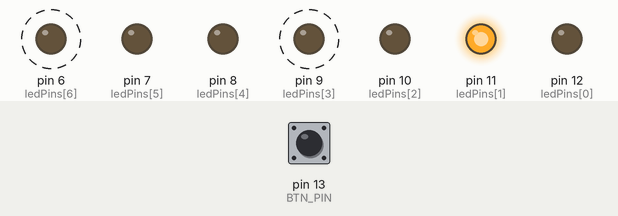
This sketch was run on a simulated Arduino Uno, built with avr-gcc and run on an emulated ATmega328P. Shown: output pins drawn as LEDs (lit = HIGH). Dashed ring = blinking. Inputs (shaded band) come from the test bench; at power-on: pin 13 (BTN_PIN) LOW.

Above: at 1.2 s.
1.3 s: pin 13 (BTN_PIN) pulled HIGH for 0.15 s
At 2.01 s:
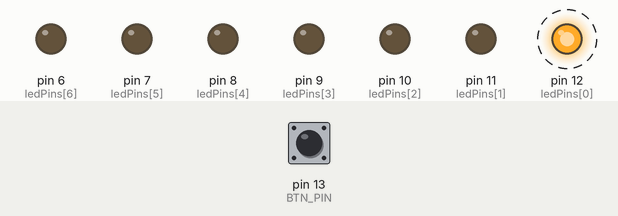
4.3 s: pin 13 (BTN_PIN) pulled HIGH for 1 s
At 5.0 s:
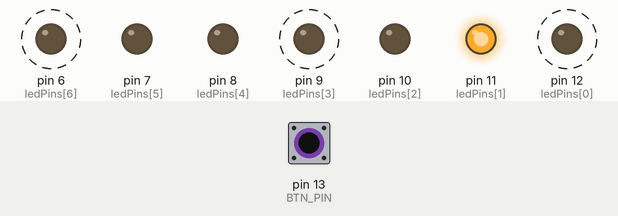
7.3 s: pin 13 (BTN_PIN) pulled HIGH for 3.2 s
At 7.82 s:
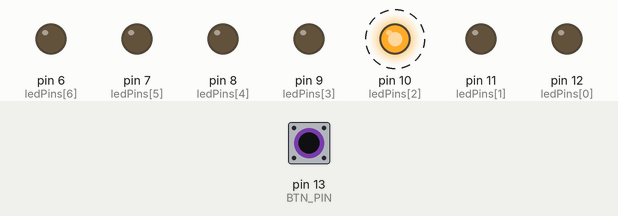
12.0 s: pin 13 (BTN_PIN) driven HIGH
At 12.6 s:
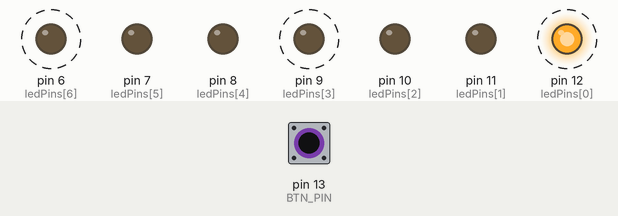
Timing chart, 0 to 16.0 s (numbered marks = the images above; inputs shaded):
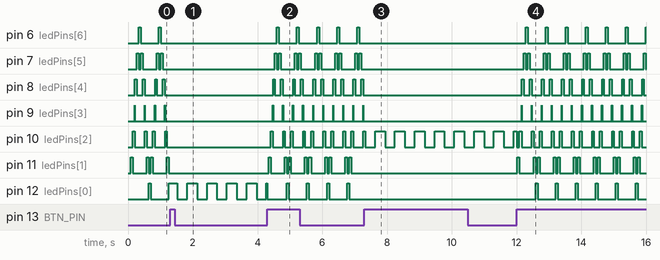

The sketch:

lightwave.ino
```cpp
const int sleepTime = 1;
const int numLeds = 7;
//const int ledDelay = 80;
const int resultBlinkDelay = 300;
const int ledPins[numLeds] = {12, 11, 10, 9, 8, 7, 6};
int ledDelays[numLeds] = {60, 60, 60, 10, 60, 60, 60};
const int BTN_PIN = 13;

bool buttonState = LOW;
bool lastButtonState = LOW;
bool buttonPulse = LOW;

bool resultBlinkState = HIGH;

int currentIndex = 0;

enum State {
  SPIN,
  RESULT,
} state = SPIN;

enum Direction {
  NORMAL,
  REVERSE,
} dir = NORMAL;

class Timer {
  public:
  int state, goal;
  Timer(int goalNum) {
    goal = goalNum;
    state = 0;
  }

  void tick() {
    state += sleepTime;
    if (state > goal) {
      state = 0;
    }
  }

  bool done() {
    return state == goal;
  }
} spinTimer(80), resultTimer(resultBlinkDelay);

void setup() {
  // put your setup code here, to run once
  for (int i = 0; i < numLeds; i++) {
    pinMode(ledPins[i], OUTPUT);
  }
}

void loop() {
  // Update timers
  spinTimer.tick();
  resultTimer.tick();

  // Get Button State
  lastButtonState = buttonState;
  buttonState = digitalRead(BTN_PIN);
  buttonPulse = (buttonState && !lastButtonState);

  if (buttonPulse) {
    if (state == State::SPIN) {
        state = State::RESULT;
      } else {
        currentIndex = 0;
        dir = Direction::NORMAL;
        state = State::SPIN;
        for (int i = 0; i < numLeds; i++) {
          digitalWrite(ledPins[i], LOW);
        }
      }
  }

  if (state == State::SPIN && spinTimer.done()) {
      // Turn off last index
      digitalWrite(ledPins[currentIndex], LOW);

      // Update index
      if (dir == Direction::NORMAL) {
        if (currentIndex != numLeds - 1) {
          currentIndex += 1;
        } else {
          currentIndex -= 0;
          dir = Direction::REVERSE;
        }
      }

      if (dir == Direction::REVERSE) {
        if (currentIndex != 0) {
          currentIndex -= 1;
        } else {
          currentIndex += 1;
          dir = Direction::NORMAL;
        }
      }

      // Set new timer goal
      spinTimer.goal = ledDelays[currentIndex];

      digitalWrite(ledPins[currentIndex], HIGH);
  } else if (state == State::RESULT && resultTimer.done()) {

      resultBlinkState = !resultBlinkState;
      digitalWrite(ledPins[currentIndex], resultBlinkState);
  }
  delay(sleepTime);

}
```

Measured:
- after the input at 1.3 s, pin 6 (ledPins[6]), pin 7 (ledPins[5]), pin 8 (ledPins[4]), pin 9 (ledPins[3]), pin 10 (ledPins[2]), pin 11 (ledPins[1]): stops changing and stays LOW
- after the input at 4.3 s, pin 6 (ledPins[6]): alternates HIGH for 0.06 s and LOW for 0.56 s, starting after 0.30 s; pin 7 (ledPins[5]): LOW → HIGH after 0.24 s, then repeats every 0.62 s: LOW 0.06 s, HIGH 0.06 s, LOW 0.43 s, HIGH 0.06 s
- after the input at 7.3 s, pin 6 (ledPins[6]), pin 7 (ledPins[5]), pin 8 (ledPins[4]), pin 9 (ledPins[3]), pin 11 (ledPins[1]), pin 12 (ledPins[0]): stops changing and stays LOW
- after the input at 12.0 s, pin 6 (ledPins[6]): alternates HIGH for 0.06 s and LOW for 0.56 s, starting after 0.28 s; pin 7 (ledPins[5]): LOW → HIGH after 0.22 s, then repeats every 0.62 s: LOW 0.06 s, HIGH 0.06 s, LOW 0.43 s, HIGH 0.06 s
- by itself, pin 6 (ledPins[6]), pin 12 (ledPins[0]): alternates HIGH for 0.06 s and LOW for 0.56 s
- by itself, pin 9 (ledPins[3]): alternates HIGH for 0.01 s and LOW for 0.30 s
